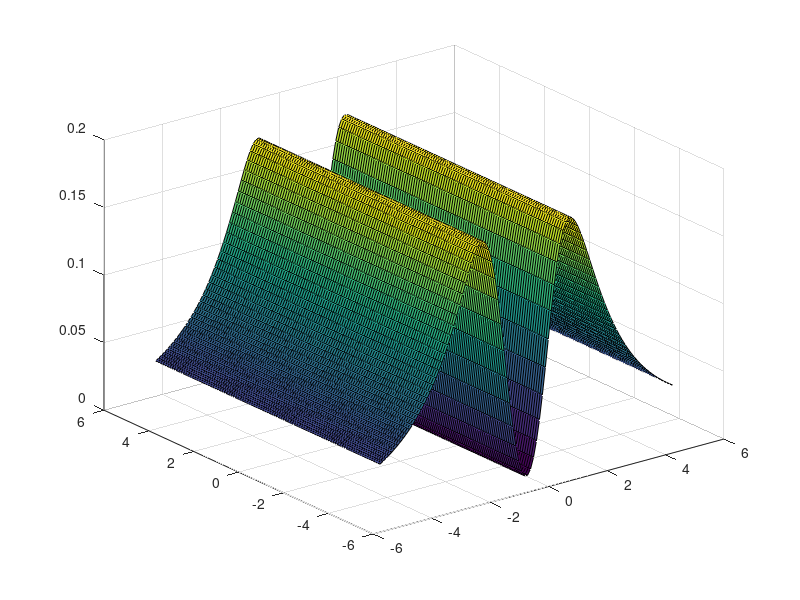

The MATLAB script that drew this image: (Note: this script raises an error after producing the figure.)
%% 1
clc;clear;
x=linspace(-5,5,100);
y=linspace(-5,5,100);
[X,Y]=meshgrid(x,y);
f=X.^2./(X.^2+y.^4+5);
surf(X,Y,f)

%% 2
clc;clear;
x=linspace(0,2*pi,100);
f=@(x)-sin(x).*x.^2;
[~,maxs]=fminbnd(f,0,2*pi);
maxs=-maxs;

%% 3
A=[15 12 87;32 26 55];
B=A';
C=[A(1,3) A(2,1);B(2,:)];
D=diag(diag(C));
E=inv(D);

%% 4
p1=[1,2,1,0];
p2=[1,0];
p3=[5,4,3];
p=conv(p1,p2)+[0 0 p3];

%% 5
clc;clear;
x=linspace(0,pi,10);
f=@(x)cos(x);
res=diff(f([x,1.1*pi]));

%% 6
clc;clear;
syms x;
y=taylor(sin(x),x,0,"order",6);

%% 7
%1
clc;clear;
fs=750;
F0=50;
T0=1/F0;
T=1/fs;
N=T0/T;
t=linspace(0,2*T0,2*N);
y=sin(2*pi*50*t);
plot(t,y,"-*")
dt=t(2)-t(1);
for i=1:N
    if y(i)*y(i+1)<0
        x0=[(i-1)*dt,i*dt i,i+1];
        break
    end
end
%2
xq=linspace(x0(1),x0(2),200000000);
vq=interp1(x0(1:2),y(x0(3:4)),xq,"linear");
[~,x_truth_idx]=min(abs(vq));
x_truth=xq(x_truth_idx);
sprintf("误差为%f%%",(x_truth-1/100)/(1/100)*100)

%% 8
clc;clear;
syms xx yy x r;
z=r+1j*x;
R=sym((xx-r./(r+1)).^2+yy.^2-(1./(r+1)).^2);
X=sym((xx-1).^2+(yy-1./x).^2-(1./x).^2);

%1
fimplicit(subs(R,r,[0,1/2,1,3/2,2]));
hold on
fimplicit(subs(X,x,[-2,-3/2,-1,-1/2,1/2,1,3/2,2]));
hold on
fimplicit(@(x,y) (x-1).^2+(y-(1/0)).^2-((1/0).^2));
hold on
axis square
axis([-1,1,-1,1])
grid on
%2
[xx,yy]=solve(subs(R,r,1),subs(X,x,1));
resx=xx(find(xx~=1));
resy=yy(find(yy~=0));
plot(resx,resy,"*","MarkerSize",5)
A=sqrt(resx^2+resy^2);
ang=eval(atan(resy/resx));
%3
plot(0,0,"Marker","o","MarkerSize",5)
line([0,resx],[0,resy],"LineWidth",1.5,"Color","k")
